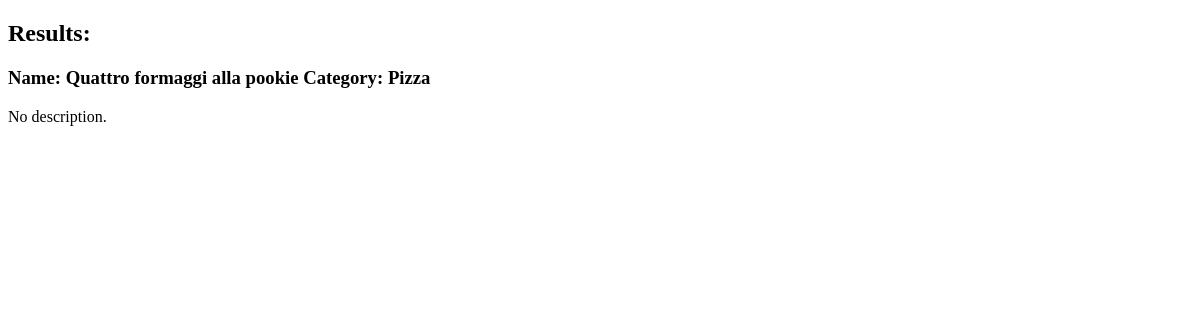
Page /menu/search/results on the earlier database version.
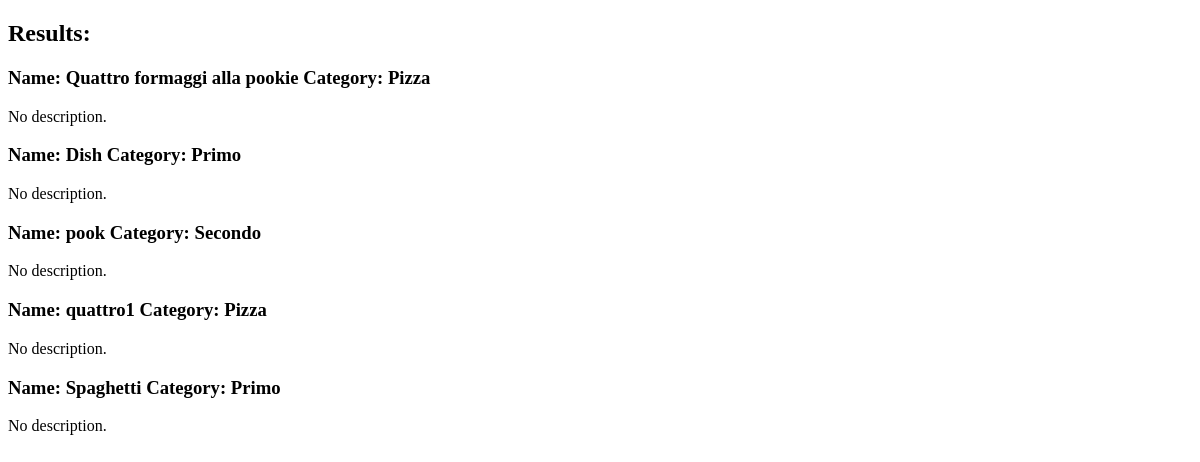
Same page on the later database version.
### menu/models.py (models this page shows)
class Dish(models.Model):
    category = models.ForeignKey(Category, related_name="dishes", on_delete=models.CASCADE)
    name = models.CharField(max_length=150, unique=True)
    ingredients = models.CharField(blank=False)
    description = models.CharField(default="No description.")
    price = models.DecimalField(max_digits=6, decimal_places=2)
    available = models.BooleanField(default=True)
    class Meta:
        verbose_name_plural = "Dishes"
    def __str__(self):
        return f"Name: {self.name} Category: {self.category}"

class Category(models.Model):
    name = models.CharField(max_length=100, unique=True)
    class Meta:
        verbose_name_plural = "Categories"
    def __str__(self):
        return self.name

### menu/views.py (the view)
# urls.py: path('search/results', DishSearchView.as_view(), name="search-results")
class DishSearchView(DishesView):
    def get_queryset(self):
        query_set = super().get_queryset()
        filter_data = self.request.session.get('field_data', {})
        params = {
            "name" : "name__icontains",
            "category" : "category__iexact",
            "min_price" : "price__gte",
            "max_price" : "price__lte",
            "available" : "available",
        }
        filters = {}
        print(filter_data)
        for k, v in params.items():
            if k in filter_data and filter_data[k]:
                if k == 'min_price' or k == 'max_price':
                    filter_data[k] = Decimal(filter_data[k])
                filters[v] = filter_data[k]
        query_set = query_set.filter(**filters)
        return query_set

### menu/templates/menu/dishes_list.html
{% extends "base.html" %}
{%block content%}
    <h1>Results:</h1>
    {% for dish in dishes %}
        <h3>{{ dish }}</h3>
            <p>{{ dish.description }}</p>
    {% endfor %}
{% endblock %}

Differences in the rows shown:
added Dish: name+category "Name: Dish Category: Primo", description "No description."
added Dish: name+category "Name: pook Category: Secondo", description "No description."
added Dish: name+category "Name: quattro1 Category: Pizza", description "No description."
added Dish: name+category "Name: Spaghetti Category: Primo", description "No description."
